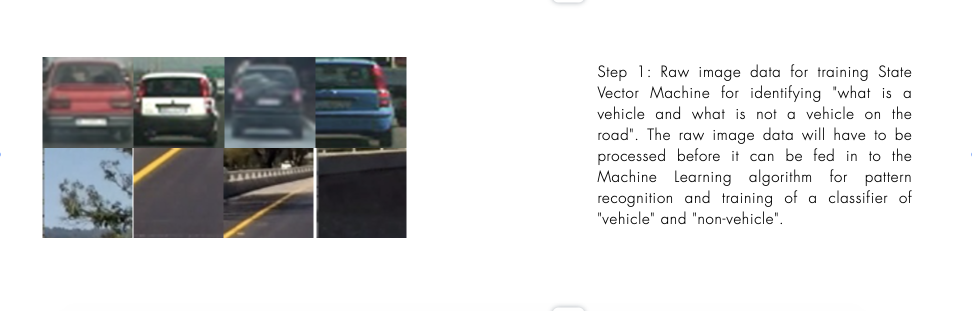
#> input picture VehicleDetection/pipelineimages/step1.png, 1944 x 622 px (shown at 1/2 size)
$ python -i vehicledetectionclass.py   (imports and definitions only)   (older library calls are emulated)
#> lines starting #> are read from the running program, lines starting #| are printed output that depends on the picture
import numpy as np # imports the numpy module which has functions related to manupulating arrays and implementing mathematical functions
import cv2 # imports opencv library for python. Image and video processing functions are available.
import glob # imports file handling library
import matplotlib.image as mpimg # imports library for plotting and displaying mathematical functions
import matplotlib.pyplot as plt # imports library for plotting and displaying mathematical functions
from mpl_toolkits.mplot3d import Axes3D # imports library for plotting 3D plots/graphs
from sklearn.preprocessing import StandardScaler # imports Machine learning library. Specifically normalizing function.
from sklearn.model_selection import train_test_split # imports machine learning library. Specifically data splitting function.
from sklearn.svm import LinearSVC # imports machine learning library. Specifically state vector machine model.
from sklearn import svm # Imports SVM module
from skimage.feature import hog # imports machine learning library. Specifically hog function.
from scipy.ndimage.measurements import label # Labels nonzero values in arrays
from moviepy.editor import VideoFileClip
import pickle
import joblib

class vehicleDetector:

	def __init__(self):
		self.svc = None
		self.framesheat = []
		self.scaled_X = None
	# Image Color Histograms.
	def color_hist(self, img, nbins=32, bins_range=(0, 256)):
		ch1hist = np.histogram(img[:,:,0],nbins, bins_range)
		ch2hist = np.histogram(img[:,:,1],nbins, bins_range)
		ch3hist = np.histogram(img[:,:,2],nbins, bins_range)
		hist_features = np.concatenate((ch1hist[0], ch2hist[0], ch3hist[0]))
		return hist_features

	# HOG refers to histogram of gradients not Ground Hog.
	def get_hog_features(self, img, orient, pix_per_cell, cell_per_block, vis=False, feature_vec=True):
		# Call with two outputs if vis==True
		if vis == True:
			features, hog_image = hog(img, orientations=orient, pixels_per_cell=(pix_per_cell, pix_per_cell), cells_per_block=(cell_per_block, cell_per_block),
									transform_sqrt=True, visualise=vis, feature_vector=feature_vec)
			return features, hog_image
		# Otherwise call with one output
		else:
			features = hog(img, orientations=orient, pixels_per_cell=(pix_per_cell, pix_per_cell), cells_per_block=(cell_per_block, cell_per_block),
							transform_sqrt=True, visualise=vis, feature_vector=feature_vec)
			return features

	# Spatial Binning.
	def bin_spatial(self, img, size=(32, 32)):
		features = cv2.resize(img, size).ravel()
		return features

	# Convert image to color space
	# [120 lines left out: functions convert_color, extract_features, normscale, svmclass, imgpathaccu, slide_window and 1 more, not called in this run]

	def single_img_features(self, img, color_space='RGB', spatial_size=(32, 32), hist_bins=32, orient=9, pix_per_cell=8, cell_per_block=2, hog_channel=0, spatial_feat=True, hist_feat=True, hog_feat=True):
		#1) Define an empty list to receive features
#> called with color_space = 'RGB', spatial_size = (32, 32), hist_bins = 32, orient = 9, pix_per_cell = 8, cell_per_block = 2, hog_channel = 0, spatial_feat = True
		img_features = []
		#2) Apply color conversion if other than 'RGB'
		colorconvDict = {'YCrCb': cv2.COLOR_RGB2YCrCb,'LUV': cv2.COLOR_RGB2LUV, 'HSV': cv2.COLOR_RGB2HSV, 'HLS': cv2.COLOR_RGB2HLS, 'YUV': cv2.COLOR_RGB2YUV}
		if color_space != 'RGB':
			feature_image = cv2.cvtColor(img, colorconvDict[color_space])

		else: feature_image = np.copy(img)
		#Resize image
		feature_image = cv2.resize(feature_image, (64,64))
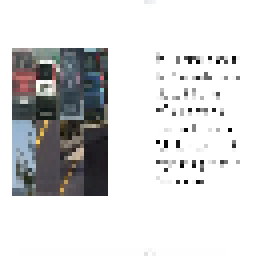
#> feature_image: shape (64, 64, 3) (shown 4 times larger); mean R, G, B 215, 215.2, 215.7

		#3) Compute spatial features if flag is set
		if spatial_feat == True:
			spatial_features = self.bin_spatial(feature_image, size=spatial_size)
#> in bin_spatial, `features = cv2.resize(img, size).ravel()`: features = 3072 values, max 255 at index 0, min 25 at index 1263, mean 215.4
#> spatial_features has the same summary as features in bin_spatial
			#4) Append features to list
			img_features.append(spatial_features)
		#5) Compute histogram features if flag is set
		if hist_feat == True:
			hist_features = self.color_hist(feature_image, nbins=hist_bins)
#> in color_hist, `hist_features = np.concatenate((ch1hist[0], ch2hist[0], ch3hist[0]))`: hist_features = 96 values, max 3081 at index 63, min 5 at index 0, mean 128
			#6) Append features to list
			img_features.append(hist_features)
		#7) Compute HOG features if flag is set
		if hog_feat == True:
			if hog_channel == 'ALL':
				hog_features = []
				for channel in range(feature_image.shape[2]):
					hog_features.extend(self.get_hog_features(feature_image[:,:,channel],
										orient, pix_per_cell, cell_per_block,
										vis=False, feature_vec=True))
			else:
				hog_features = self.get_hog_features(feature_image[:,:,hog_channel], orient,
							pix_per_cell, cell_per_block, vis=False, feature_vec=True)
#> in get_hog_features, `features = hog(img, orientations=orient, pixels_per_cell=(pix_per_cell..`: features = 1764 values, max 0.734 at index 1750, min 0 at index 0, mean 0.0942
#> in get_hog_features, `features = hog(img, orientations=orient, pixels_per_cell=(pix_per_cell..`:
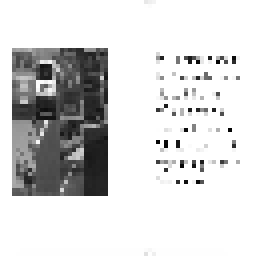
#> img: shape (64, 64) (shown 4 times larger); min 4, max 255, mean 215
#> hog_features has the same summary as features in get_hog_features
			#8) Append features to list
			img_features.append(hog_features)

		#9) Return concatenated array of features
		return np.concatenate(img_features)

	# Define a function you will pass an image
	# and the list of windows to be searched (output of slide_windows())
	# [94 lines left out: functions search_windows, find_cars, add_heat, not called in this run]

	def apply_threshold(self, heatmap, threshold):
		heatmap[heatmap <= threshold] = 0
		return heatmap

	# [75 lines left out: functions draw_labeled_bboxes, vdtf, testwindows, not called in this run]


# [19 lines not run here, left out]

>>> import cv2
>>> picture = cv2.cvtColor(cv2.imread('pipelineimages/step1.png'), cv2.COLOR_BGR2RGB)
>>> result = vehicleDetector().single_img_features(picture)
#> result = 4932 values, max 3081 at index 3135, min 0 at index 3168, mean 136.7

$ run again, on VehicleDetection/pipelineimages/step3.png
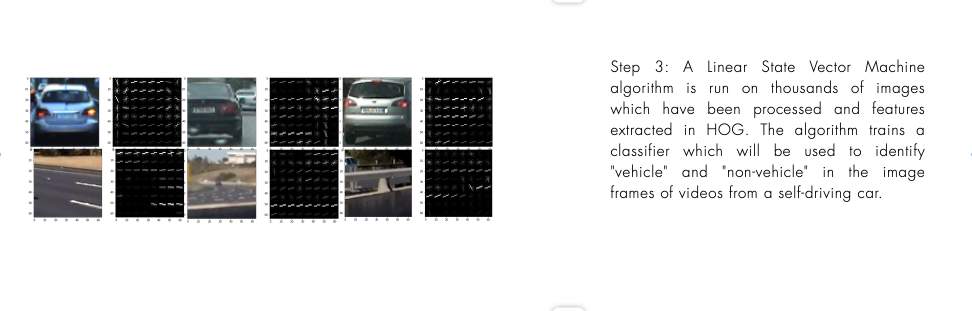
#> input picture VehicleDetection/pipelineimages/step3.png, 1944 x 622 px (shown at 1/2 size)
#> in single_img_features, `feature_image = cv2.resize(feature_image, (64,64))`:
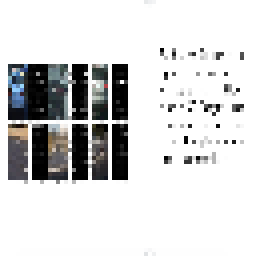
#> feature_image: shape (64, 64, 3) (shown 4 times larger); mean R, G, B 214.2, 214.4, 214.6
#> in bin_spatial, `features = cv2.resize(img, size).ravel()`: features = 3072 values, max 255 at index 0, min 0 at index 1083, mean 214.5
#> spatial_features has the same summary as features in bin_spatial
#> in color_hist, `hist_features = np.concatenate((ch1hist[0], ch2hist[0], ch3hist[0]))`: hist_features = 96 values, max 3218 at index 95, min 4 at index 60, mean 128
#> in get_hog_features, `features = hog(img, orientations=orient, pixels_per_cell=(pix_per_cell..`: features = 1764 values, max 0.734 at index 1750, min 0 at index 0, mean 0.0892
#> in get_hog_features, `features = hog(img, orientations=orient, pixels_per_cell=(pix_per_cell..`:
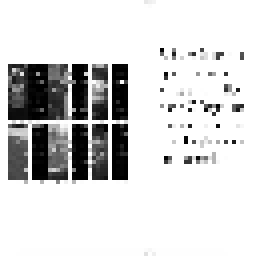
#> img: shape (64, 64) (shown 4 times larger); min 0, max 255, mean 214.2
#> hog_features has the same summary as features in get_hog_features
#> result = 4932 values, max 3218 at index 3167, min 0 at index 1083, mean 136.1

$ run again, on VehicleDetection/pipelineimages/step4.png
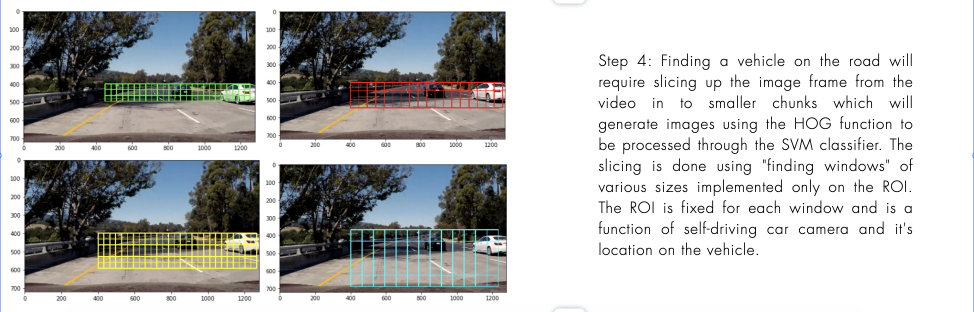
#> input picture VehicleDetection/pipelineimages/step4.png, 1948 x 624 px (shown at 1/2 size)
#> in single_img_features, `feature_image = cv2.resize(feature_image, (64,64))`:
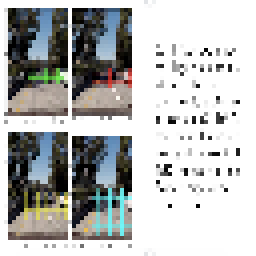
#> feature_image: shape (64, 64, 3) (shown 4 times larger); mean R, G, B 184.5, 186, 185
#> in bin_spatial, `features = cv2.resize(img, size).ravel()`: features = 3072 values, max 255 at index 0, min 1 at index 2133, mean 185.2
#> spatial_features has the same summary as features in bin_spatial
#> in color_hist, `hist_features = np.concatenate((ch1hist[0], ch2hist[0], ch3hist[0]))`: hist_features = 96 values, max 2269 at index 95, min 8 at index 91, mean 128
#> in get_hog_features, `features = hog(img, orientations=orient, pixels_per_cell=(pix_per_cell..`: features = 1764 values, max 0.577 at index 1728, min 0 at index 119, mean 0.118
#> in get_hog_features, `features = hog(img, orientations=orient, pixels_per_cell=(pix_per_cell..`:
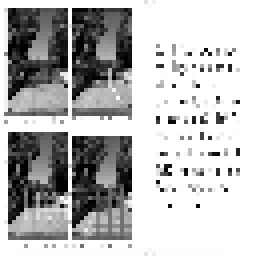
#> img: shape (64, 64) (shown 4 times larger); min 0, max 255, mean 184.5
#> hog_features has the same summary as features in get_hog_features
#> result = 4932 values, max 2269 at index 3167, min 0 at index 3287, mean 117.9
